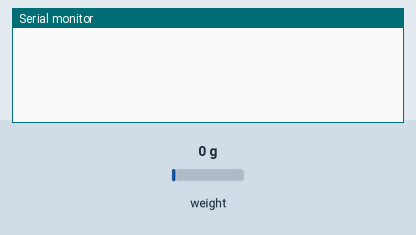
Recording of a program running on a simulated ESP32. On the bench: the last lines printed to the serial monitor. The test bench sets the inputs (shaded band); at power-on: weight on the scale 0 g. Nothing arrives over Bluetooth unless stated; a phone connects over Bluetooth LE 3 s after start.

Above: at 2.2 s.
2.3 s: weight on the scale set to 4 g
At 4.2 s:
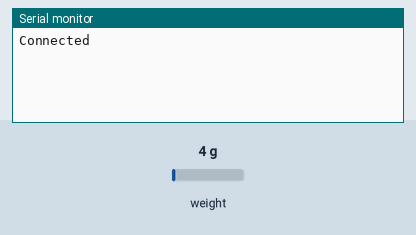
4.5 s: weight on the scale set to 7 g
At 5.8 s:
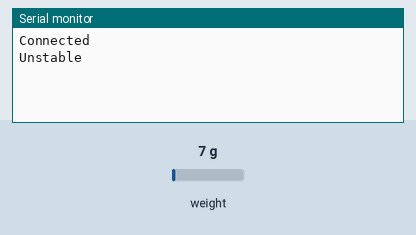

Measured:
- the behaviour switches between 5 and 6 g on weight on the scale (found by bisection; images 1 and 2)
- after the input at 4.5 s, the serial monitor: prints a new line after 0.50 s (image 2)

The program:

main.cpp
```cpp
// #include <Arduino.h>
// #include <ArduinoJSON.h>
// #include <HX711.h>

// #include "NimBLE.h"

// BLE ble;

// const int LOADCELL_DOUT_PIN = 16;
// const int LOADCELL_SCK_PIN = 4;
// HX711 scale;

// float previousWeight = 0;
// float weightThreshold = 1;

// int stableTimer = 0;
// int timertThreshold = 2000;
// bool stable = true;


// void setup()
// {
// 	Serial.begin(115200);

// 	scale.begin(LOADCELL_DOUT_PIN, LOADCELL_SCK_PIN);
// 	ble.begin();

// 	// Using for getting weight factor, which is -12134/56g=-216.678
// 	// scale.set_scale();
// 	// scale.tare();
// 	// Serial.println("HX711 0 weight value: " + String(scale.get_units(10)));
// 	// for(int i = 0; i < 10; i++)
// 	// {
// 	// 	Serial.println("Counting Down: " + String(10 - i));
// 	// 	delay(1000);
// 	// }
// 	// Serial.println("HX711 56g value: " + String(scale.get_units(10)));

// 	scale.set_scale(-216.678);
// 	scale.tare();
// }

// void loop()
// {
// 	float currentWeight = scale.get_units(10);
// 	if(abs(currentWeight - previousWeight) > weightThreshold && stable)
// 	{
// 		stable = false, stableTimer = millis();
// 		Serial.println("Unstable");
// 	}
// 	else if(millis() - stableTimer > timertThreshold && !stable)
// 	{
// 		stable = true, previousWeight = currentWeight;
// 		Serial.println("Weight: " + String(currentWeight) + "g");

// 		if(ble.connection && currentWeight > 10)
// 		{
// 			JsonDocument jsonData;
// 			jsonData["weight"] = currentWeight;
// 			ble.send(jsonData);

// 			Serial.println("BLE data sent");
// 		}
// 		else
// 		{
// 			Serial.println("No BLE connection");
// 		}
// 	}
// }

#include <Arduino.h>
#include <NimBLEDevice.h>
#include <ArduinoJson.h>
#include <HX711.h>

#define SERVICE_UUID        "0000ffe0-0000-1000-8000-00805f9b34fb"
#define CHARACTERISTIC_UUID "0000ffe1-0000-1000-8000-00805f9b34fb"
NimBLECharacteristic* pCharacteristic;

// HX711 circuit wiring
const int LOADCELL_DOUT_PIN = 16;
const int LOADCELL_SCK_PIN = 4;

HX711 scale;
float previousWeight = 0;
const float weightThreshold = 5.0;
const unsigned long timertThreshold = 2000;
bool stable = true;
unsigned long stableTimer = 0;

class ServerCallbacks : public NimBLEServerCallbacks
{
    void onConnect(NimBLEServer* pServer, NimBLEConnInfo& connInfo) override
	{
        Serial.println("Connected");
    }

    void onDisconnect(NimBLEServer* pServer, NimBLEConnInfo& connInfo, int reason) override
	{
        Serial.println("Disconnected");
    }
};

void setup() {
    Serial.begin(115200);
    NimBLEDevice::init("ESP32");
    NimBLEServer* pServer = NimBLEDevice::createServer();
    pServer->setCallbacks(new ServerCallbacks());

	NimBLEService* pService = pServer->createService(SERVICE_UUID);
	pCharacteristic = pService->createCharacteristic(
		CHARACTERISTIC_UUID,
		NIMBLE_PROPERTY::READ |
		NIMBLE_PROPERTY::WRITE |
		NIMBLE_PROPERTY::NOTIFY
	);
	pService->start();

	NimBLEAdvertising* pAdvertising = NimBLEDevice::getAdvertising();
	pAdvertising->addServiceUUID(SERVICE_UUID);
	pAdvertising->start();

    scale.begin(LOADCELL_DOUT_PIN, LOADCELL_SCK_PIN);
    scale.set_scale(-216.678);
    scale.tare();
}

void loop() {
    float currentWeight = scale.get_units(10);
    if(abs(currentWeight - previousWeight) > weightThreshold && stable)
	{
        stable = false;
        stableTimer = millis();
        Serial.println("Unstable");
    }
	else if(millis() - stableTimer > timertThreshold && !stable)
	{
        stable = true;
        previousWeight = currentWeight;
        Serial.println("Weight: " + String(currentWeight) + "g");

		JsonDocument jsonData;
		jsonData["weight"] = currentWeight;
		String jsonString;
		serializeJson(jsonData, jsonString);

		pCharacteristic->setValue(jsonString.c_str());
		pCharacteristic->notify();
    }
}
```
